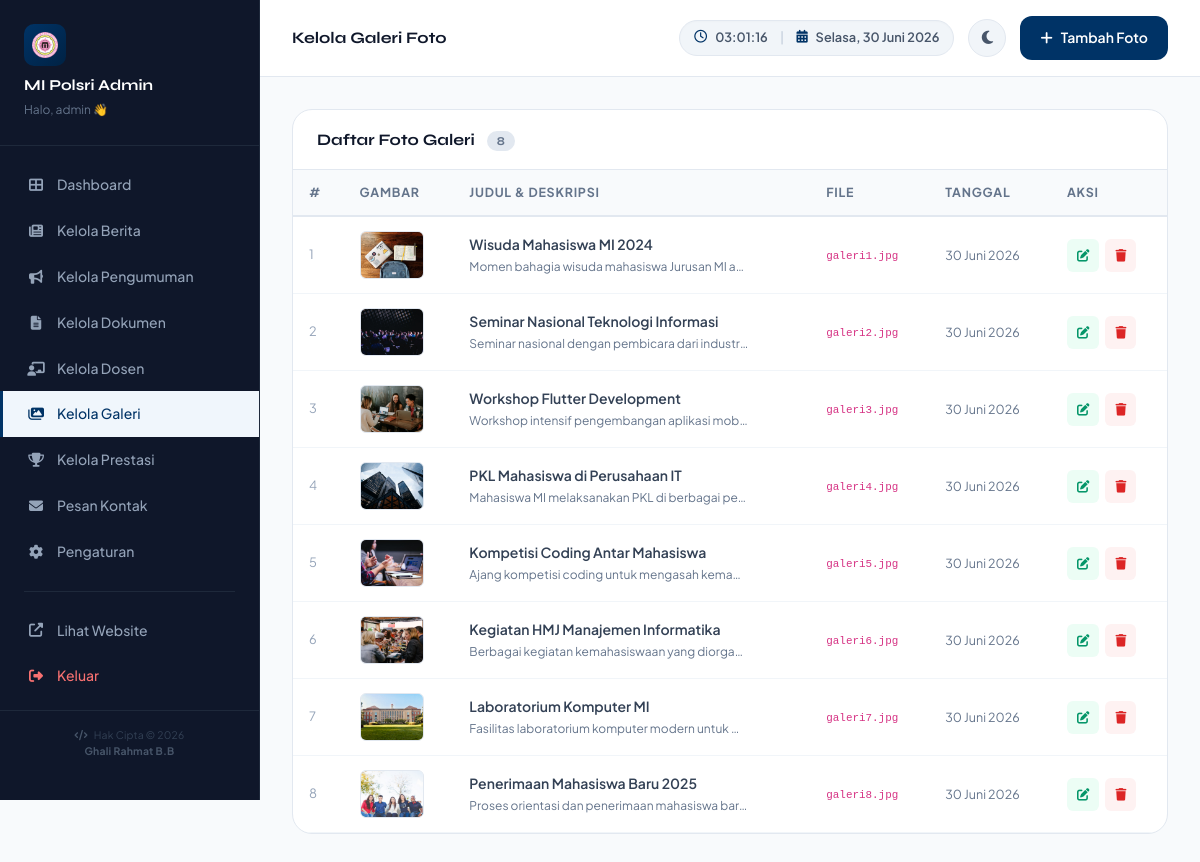
Page /admin/galeri.php (signed in) on the committed database.
### tables this page shows
CREATE TABLE IF NOT EXISTS galeri (
    id         INT AUTO_INCREMENT PRIMARY KEY,
    judul      VARCHAR(255) NOT NULL,
    gambar     VARCHAR(255) NOT NULL,
    deskripsi  TEXT,
    created_at TIMESTAMP DEFAULT CURRENT_TIMESTAMP
);

### includes/config.php (called while the page is built, shortened)
<?php
function e(string $s): string {
    return htmlspecialchars($s, ENT_QUOTES, 'UTF-8');
}
function generateCsrfToken(): string {
    return $_SESSION['csrf_token'];
}
function formatTanggal(string $date): string {
    $b = ['','Januari','Februari','Maret','April','Mei','Juni',
          'Juli','Agustus','September','Oktober','November','Desember'];
    return date('j', strtotime($date)).' '
          .$b[(int)date('n', strtotime($date))].' '
          .date('Y', strtotime($date));
}
function isActive(string $page): string {
    $current = basename($_SERVER['PHP_SELF']);
    if ($page === 'galeri.php' && in_array($current, ['galeri.php'])) return 'active';
    return $current === $page ? 'active' : '';
}

### admin/galeri.php (the view, shortened to what this page needs)
<?php
require_once __DIR__.'/../includes/config.php';
$db     = getDB();
$mode   = $_GET['mode'] ?? 'list';
$editId = (int)($_GET['id'] ?? 0);
$galeriList = $db->query("SELECT * FROM galeri ORDER BY created_at DESC")->fetchAll();
$editData   = null;
?>
<!DOCTYPE html>
<html lang="id">
<head>
    <link href="https://cdn.jsdelivr.net/npm/bootstrap@5.3.3/dist/css/bootstrap.min.css" rel="stylesheet">
    <link rel="stylesheet" href="https://cdnjs.cloudflare.com/ajax/libs/font-awesome/6.5.0/css/all.min.css">
    <link rel="stylesheet" href="<?= APP_URL ?>/assets/css/style.css">
</head>
<body style="background:#F8FAFC;">
<?php include __DIR__.'/_sidebar.php'; ?>
<main class="admin-content">
    <div class="admin-topbar">
        <div style="display:flex;align-items:center;gap:12px;">
            <h5 style="margin:0;font-size:1rem;font-weight:700;">Kelola Galeri Foto</h5>
        </div>
        <div style="display:flex;align-items:center;gap:14px;">
            <div class="admin-clock-widget">
                <i class="far fa-clock"></i>
                <span id="adminDigitalClock">00:00:00</span>
                <span class="divider">|</span>
                <i class="fas fa-calendar-alt"></i>
                <span id="adminCalendarDate">00-00-0000</span>
            </div>
            <button id="themeToggleBtn" class="theme-toggle-btn" title="Ganti Tema">
                <i class="fas fa-moon"></i>
            </button>
            <a href="?mode=tambah" class="btn-admin-primary"><i class="fas fa-plus"></i> Tambah Foto</a>
        </div>
    </div>
    <div class="admin-main">
        <div class="row g-4">
            <?php if ($mode==='tambah' || $mode==='edit'): ?>
            <div class="col-lg-4">
                <div class="admin-card">
                    <div class="admin-card-header">
                        <h5><?= $mode==='edit'?'Edit Foto Galeri':'Tambah Foto Baru' ?></h5>
                    </div>
                    <div class="admin-card-body" style="padding:24px;">
                        <form method="POST" enctype="multipart/form-data">
                            <input type="hidden" name="csrf_token" value="<?= generateCsrfToken() ?>">
                            <input type="hidden" name="action" value="<?= $mode ?>">
                            <?php if ($mode==='edit'): ?>
                            <input type="hidden" name="id" value="<?= $editId ?>">
                            <?php endif; ?>
                            <div style="margin-bottom:14px;">
                                <label class="form-label-custom">Judul Foto *</label>
                                <input type="text" name="judul" class="form-control-custom" value="<?= $editData?e($editData['judul']):'' ?>" required placeholder="Masukkan judul foto...">
                            </div>
                            <div style="margin-bottom:14px;">
                                <label class="form-label-custom">Deskripsi Singkat</label>
                                <textarea name="deskripsi" class="form-control-custom" rows="4" placeholder="Masukkan deskripsi singkat foto (opsional)..."><?= $editData?e($editData['deskripsi']??''):'' ?></textarea>
                            </div>
                             <div style="margin-bottom:20px;">
                                 <label class="form-label-custom">Unggah File Gambar *</label>
                                 <input type="file" name="gambar_file" class="form-control-custom" accept="image/*" <?= $mode === 'tambah' ? 'required' : '' ?>>
                                 <div style="font-size:0.73rem;color:#94A3B8;margin-top:4px;margin-bottom:8px;">Format: JPG, JPEG, PNG, WEBP, GIF. Maksimal 2MB.</div>
                                 <?php if ($editData): ?>
                                 <div style="font-size:0.75rem;color:#64748B;">Gambar saat ini: <code><?= e($editData['gambar']) ?></code></div>
                                 <?php endif; ?>
                             </div>
                            <div style="display:flex;gap:8px;">
                                <button type="submit" class="btn-admin-primary" style="flex:1;justify-content:center;"><i class="fas fa-save"></i> Simpan</button>
                                <a href="galeri.php" style="padding:10px 14px;background:#F1F5F9;color:#64748B;border-radius:var(--radius-md);font-size:0.875rem;font-weight:600;display:flex;align-items:center;text-decoration:none;">Batal</a>
                            </div>
                        </form>
                    </div>
                </div>
            </div>
            <div class="col-lg-8">
            <?php else: ?>
            <div class="col-12">
            <?php endif; ?>
                <div class="admin-card">
                    <div class="admin-card-header">
                        <h5>Daftar Foto Galeri <span style="background:#E2E8F0;color:#64748B;font-size:0.75rem;padding:3px 10px;border-radius:50px;margin-left:8px;"><?= count($galeriList) ?></span></h5>
                    </div>
                    <div style="overflow-x:auto;">
                        <table class="table-admin">
                            <thead>
                                <tr>
                                    <th>#</th>
                                    <th>Gambar</th>
                                    <th>Judul &amp; Deskripsi</th>
                                    <th>File</th>
                                    <th>Tanggal</th>
                                    <th>Aksi</th>
                                </tr>
                            </thead>
                            <tbody>
                                <?php if (empty($galeriList)): ?>
                                <tr>
                                    <td colspan="6" style="text-align:center;padding:40px;color:#94A3B8;">
                                        Belum ada foto galeri. <a href="?mode=tambah">Tambah sekarang</a>
                                    </td>
                                </tr>
                                <?php else: ?>
                                <?php foreach ($galeriList as $i=>$g): ?>
                                <tr>
                                    <td style="color:#94A3B8;font-size:0.8rem;"><?= $i+1 ?></td>
                                    <td>
                                        <div style="width:64px;height:48px;border-radius:6px;overflow:hidden;background:#F1F5F9;border:1px solid #E2E8F0;">
                                            <img src="<?= APP_URL ?>/assets/images/<?= e($g['gambar']) ?>" alt="" style="width:100%;height:100%;object-fit:cover;" onerror="this.src='https://placehold.co/120x90/DCEBFA/003366?text=Error'">
                                        </div>
                                    </td>
                                    <td>
                                        <div style="font-weight:600;font-size:0.875rem;max-width:280px;overflow:hidden;text-overflow:ellipsis;white-space:nowrap;"><?= e($g['judul']) ?></div>
                                        <div style="font-size:0.75rem;color:#64748B;max-width:280px;overflow:hidden;text-overflow:ellipsis;white-space:nowrap;"><?= e($g['deskripsi'] ?? '-') ?></div>
                                    </td>
                                    <td style="font-size:0.78rem;color:#64748B;"><code><?= e($g['gambar']) ?></code></td>
                                    <td style="font-size:0.78rem;color:#64748B;white-space:nowrap;"><?= formatTanggal($g['created_at']) ?></td>
                                    <td>
                                        <div style="display:flex;gap:6px;">
                                            <a href="?mode=edit&id=<?= $g['id'] ?>" style="background:#ECFDF5;color:#059669;padding:6px 10px;border-radius:6px;font-size:0.78rem;"><i class="fas fa-edit"></i></a>
                                            <a href="?delete=<?= $g['id'] ?>&token=<?= generateCsrfToken() ?>" onclick="return confirm('Hapus foto ini dari galeri?')" style="background:#FEF2F2;color:#DC2626;padding:6px 10px;border-radius:6px;font-size:0.78rem;"><i class="fas fa-trash"></i></a>
                                        </div>
                                    </td>
                                </tr>
                                <?php endforeach; ?>
                                <?php endif; ?>
                            </tbody>
                        </table>
                    </div>
                </div>
            </div>
        </div>
    </div>
</main>
</body>
</html>

### admin/_sidebar.php (shortened to what this page needs)
<aside class="admin-sidebar" id="adminSidebar">
    <div class="admin-sidebar-brand">
        <div class="logo-icon">
            <img src="../assets/images/mi.png?v=1" alt="Logo" style="width:26px;height:26px;object-fit:contain;" onerror="this.outerHTML='<i class=\'fas fa-microchip\' style=\'color:white;font-size:1.1rem;\'></i>'">
        </div>
        <h5>MI Polsri Admin</h5>
        <?php if(isset($_SESSION['admin_user'])): ?>
        <small>Halo, <?= e($_SESSION['admin_user']) ?> 👋</small>
        <?php endif; ?>
    </div>
    <nav style="flex:1;">
        <a href="<?= APP_URL ?>/admin/dashboard.php"    class="admin-nav-link <?= isActive('dashboard.php') ?>"><i class="fas fa-th-large"></i> Dashboard</a>
        <a href="<?= APP_URL ?>/admin/berita.php"        class="admin-nav-link <?= isActive('berita.php') ?>"><i class="fas fa-newspaper"></i> Kelola Berita</a>
        <a href="<?= APP_URL ?>/admin/pengumuman.php"    class="admin-nav-link <?= isActive('pengumuman.php') ?>"><i class="fas fa-bullhorn"></i> Kelola Pengumuman</a>
        <a href="<?= APP_URL ?>/admin/dokumen.php"       class="admin-nav-link <?= isActive('dokumen.php') ?>"><i class="fas fa-file-alt"></i> Kelola Dokumen</a>
        <a href="<?= APP_URL ?>/admin/dosen.php"         class="admin-nav-link <?= isActive('dosen.php') ?>"><i class="fas fa-chalkboard-teacher"></i> Kelola Dosen</a>
        <a href="<?= APP_URL ?>/admin/galeri.php"        class="admin-nav-link <?= isActive('galeri.php') ?>"><i class="fas fa-images"></i> Kelola Galeri</a>
        <a href="<?= APP_URL ?>/admin/prestasi.php"      class="admin-nav-link <?= isActive('prestasi.php') ?>"><i class="fas fa-trophy"></i> Kelola Prestasi</a>
        <a href="<?= APP_URL ?>/admin/pesan.php"         class="admin-nav-link <?= isActive('pesan.php') ?>"><i class="fas fa-envelope"></i> Pesan Kontak</a>
        <a href="<?= APP_URL ?>/admin/pengaturan.php"    class="admin-nav-link <?= isActive('pengaturan.php') ?>"><i class="fas fa-cog"></i> Pengaturan</a>
        <div style="height:1px;background:#1E293B;margin:16px 24px;"></div>
        <a href="<?= APP_URL ?>/index.php" target="_blank" class="admin-nav-link"><i class="fas fa-external-link-alt"></i> Lihat Website</a>
        <a href="<?= APP_URL ?>/admin/logout.php" class="admin-nav-link" style="color:#F87171;"><i class="fas fa-sign-out-alt"></i> Keluar</a>
    </nav>
    <div style="padding:16px 24px; border-top:1px solid #1E293B; margin-top:auto;">
        <p style="font-size:0.65rem; color:#334155; text-align:center; margin:0; line-height:1.6; letter-spacing:0.02em;">
            <i class="fas fa-code" style="margin-right:4px; color:#475569;"></i>
            Hak Cipta &copy; 2026<br>
            <strong style="color:#475569;">Ghali Rahmat B.B</strong>
        </p>
    </div>
</aside>

### rows in the picture
galeri: gambar (picture), judul "Wisuda Mahasiswa MI 2024", deskripsi "Momen bahagia wisuda mahasiswa Jurusan MI a…", gambar "galeri1.jpg", created_at "30 Juni 2026"
galeri: gambar (picture), judul "Seminar Nasional Teknologi Informasi", deskripsi "Seminar nasional dengan pembicara dari industr…", gambar "galeri2.jpg", created_at "30 Juni 2026"
galeri: gambar (picture), judul "Workshop Flutter Development", deskripsi "Workshop intensif pengembangan aplikasi mob…", gambar "galeri3.jpg", created_at "30 Juni 2026"
galeri: gambar (picture), judul "PKL Mahasiswa di Perusahaan IT", deskripsi "Mahasiswa MI melaksanakan PKL di berbagai pe…", gambar "galeri4.jpg", created_at "30 Juni 2026"
galeri: gambar (picture), judul "Kompetisi Coding Antar Mahasiswa", deskripsi "Ajang kompetisi coding untuk mengasah kema…", gambar "galeri5.jpg", created_at "30 Juni 2026"
galeri: gambar (picture), judul "Kegiatan HMJ Manajemen Informatika", deskripsi "Berbagai kegiatan kemahasiswaan yang diorga…", gambar "galeri6.jpg", created_at "30 Juni 2026"
galeri: gambar (picture), judul "Laboratorium Komputer MI", deskripsi "Fasilitas laboratorium komputer modern untuk…", gambar "galeri7.jpg", created_at "30 Juni 2026"
galeri: gambar (picture), judul "Penerimaan Mahasiswa Baru 2025", deskripsi "Proses orientasi dan penerimaan mahasiswa bar…", gambar "galeri8.jpg", created_at "30 Juni 2026"

### other values in the picture
$_SESSION['admin_user'] "admin"
count($galeriList) "8"
